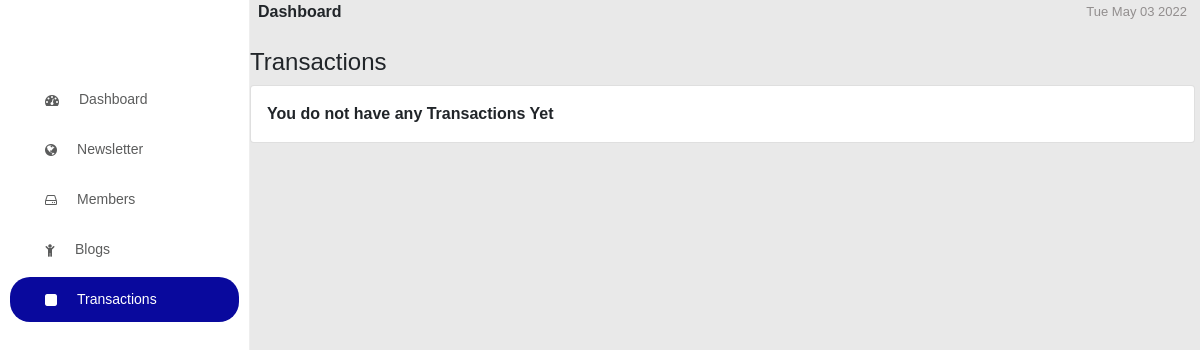
/admin/transactions.php, run on an earlier commit of the app's database.
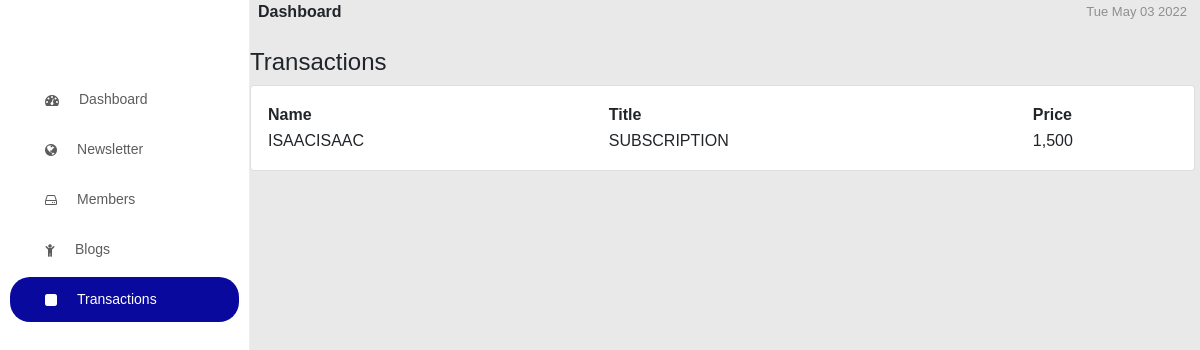
And on a later commit of the database.
### tables this page shows
CREATE TABLE `transaction` (
  `id` int(11) NOT NULL,
  `name` text NOT NULL,
  `title` varchar(30) NOT NULL,
  `amount` int(30) NOT NULL,
  `time_stamp` text NOT NULL
);

### admin/transactions.php (the view, shortened to what this page needs)
<!DOCTYPE html>
<html lang="en">
<head>
  	<link rel="stylesheet" href="../assets/fonts/icomoon/style.css">
    <link rel="stylesheet" href="../assets/datatables.min.css">
    <link rel="stylesheet" href="../assets/css/bootstrap.min.css">
    <link href="../assets/css/dashboard.css" rel="stylesheet">
</head>
<body>
    <nav>
        <br>
        <br>
        <br>
        <ul>
            <li ><a href="dashboard.php"><i class="icon-dashboard"></i><span> Dashboard</span> </a></li>
            <li><a href="newsletter.php"> <i class="icon-globe"></i> <span> Newsletter</span> </a></li>
            <li><a href="members.php"> <i class="icon-hdd-o"></i> <span> Members </span> </a></li>
            <li ><a href="blog.php"> <i class="icon-child"></i> <span> Blogs </span> </a></li>
            <li class="active"><a href="transactions.php"> <i class="icon-square"> </i><span> Transactions </span> </a></li>
        </ul>
        <br>
    </nav>
    <main style="margin-right:5px;">
        <div class="intro-div">
            <b>Dashboard</b>
            <span id="time" class="time"></span>
        </div>
        <br>
        <section class="content-main">
            <div style="display:flex;justify-content:space-between;flex-wrap:wrap;">
                <div class="content-header" style="margin-bottom:0">
                    <h4> Transactions</h4>
                </div>
            </div>
            <div class="card mb-4">
                <div class="card-body">
                    <div class="table-responsive">
                        <table id="example" class="display" style="width:100%">
                            <?php
                require('../backend/connection.php');
                $sql = "SELECT * FROM `transaction`";
                $query = mysqli_query($con,$sql);
                 if($query){
                     if(mysqli_num_rows($query) > 0){
                         $output = "<thead>
                         <tr>
                             <th>Name</th>
                             <th>Title</th>
                             <th>Price</th>
                         </tr>
                     </thead><tbody>";
                     while($row = mysqli_fetch_assoc($query)){
                         $output .="<tr>
                         <td>".strtoupper($row['name'])."</td>
                         <td>".strtoupper($row['title'])."</td>
                         <td>".number_format($row['amount'])."</td>
                   </tr>";
                     }
                 }else{
                     $output = '<b>You do not have any Transactions Yet</b>';
                 }
                 echo $output."</tbody>";
                 }
                ?>
                        </table>
                    </div>
                </div>
            </div>
        </section>
    </main>
</body>
</html>

What changed in the data, as far as the page shows it:
added transaction: name "ISAACISAAC", title "SUBSCRIPTION", amount "1,500"
Also different on the page:
text no longer shown: "You do not have any Transactions Yet"
text now shown: "Name Title Price"
